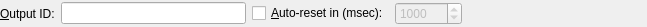
<?xml version="1.0" encoding="UTF-8"?>
<ui version="4.0">
 <class>QnCameraOutputBusinessActionWidget</class>
 <widget class="QWidget" name="QnCameraOutputBusinessActionWidget">
  <property name="geometry">
   <rect>
    <x>0</x>
    <y>0</y>
    <width>647</width>
    <height>27</height>
   </rect>
  </property>
  <property name="windowTitle">
   <string>Form</string>
  </property>
  <layout class="QHBoxLayout" name="horizontalLayout">
   <property name="margin">
    <number>0</number>
   </property>
   <item>
    <widget class="QLabel" name="label">
     <property name="text">
      <string>&amp;Output ID:</string>
     </property>
     <property name="buddy">
      <cstring>relayIdLineEdit</cstring>
     </property>
    </widget>
   </item>
   <item>
    <widget class="QLineEdit" name="relayIdLineEdit"/>
   </item>
   <item>
    <widget class="QCheckBox" name="autoResetCheckBox">
     <property name="text">
      <string>&amp;Auto-reset in (msec):</string>
     </property>
    </widget>
   </item>
   <item>
    <widget class="QSpinBox" name="autoResetSpinBox">
     <property name="enabled">
      <bool>false</bool>
     </property>
     <property name="correctionMode">
      <enum>QAbstractSpinBox::CorrectToNearestValue</enum>
     </property>
     <property name="maximum">
      <number>120000</number>
     </property>
     <property name="value">
      <number>1000</number>
     </property>
    </widget>
   </item>
   <item>
    <spacer name="horizontalSpacer">
     <property name="orientation">
      <enum>Qt::Horizontal</enum>
     </property>
     <property name="sizeHint" stdset="0">
      <size>
       <width>149</width>
       <height>20</height>
      </size>
     </property>
    </spacer>
   </item>
  </layout>
 </widget>
 <tabstops>
  <tabstop>relayIdLineEdit</tabstop>
  <tabstop>autoResetCheckBox</tabstop>
  <tabstop>autoResetSpinBox</tabstop>
 </tabstops>
 <resources/>
 <connections/>
</ui>
